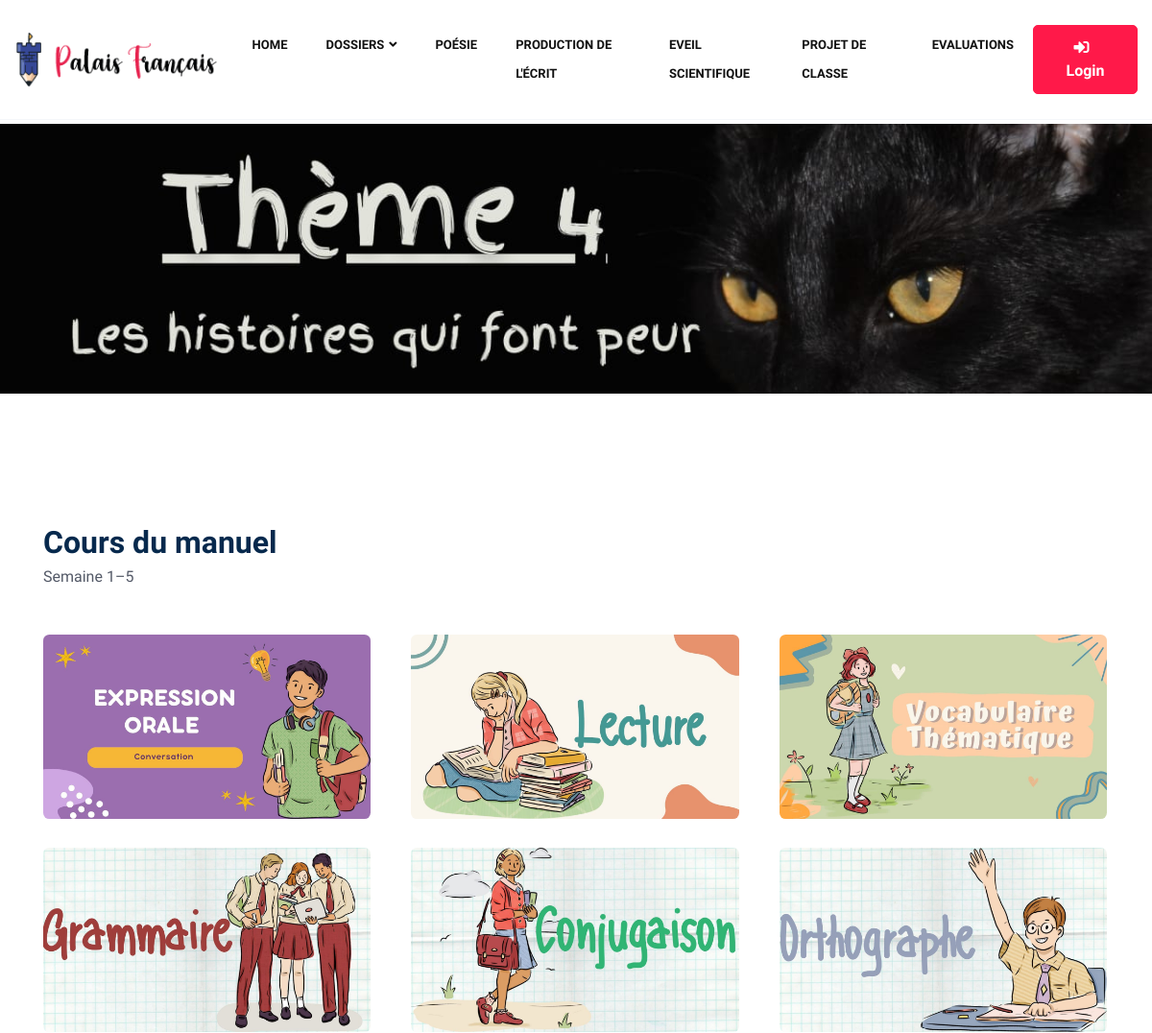
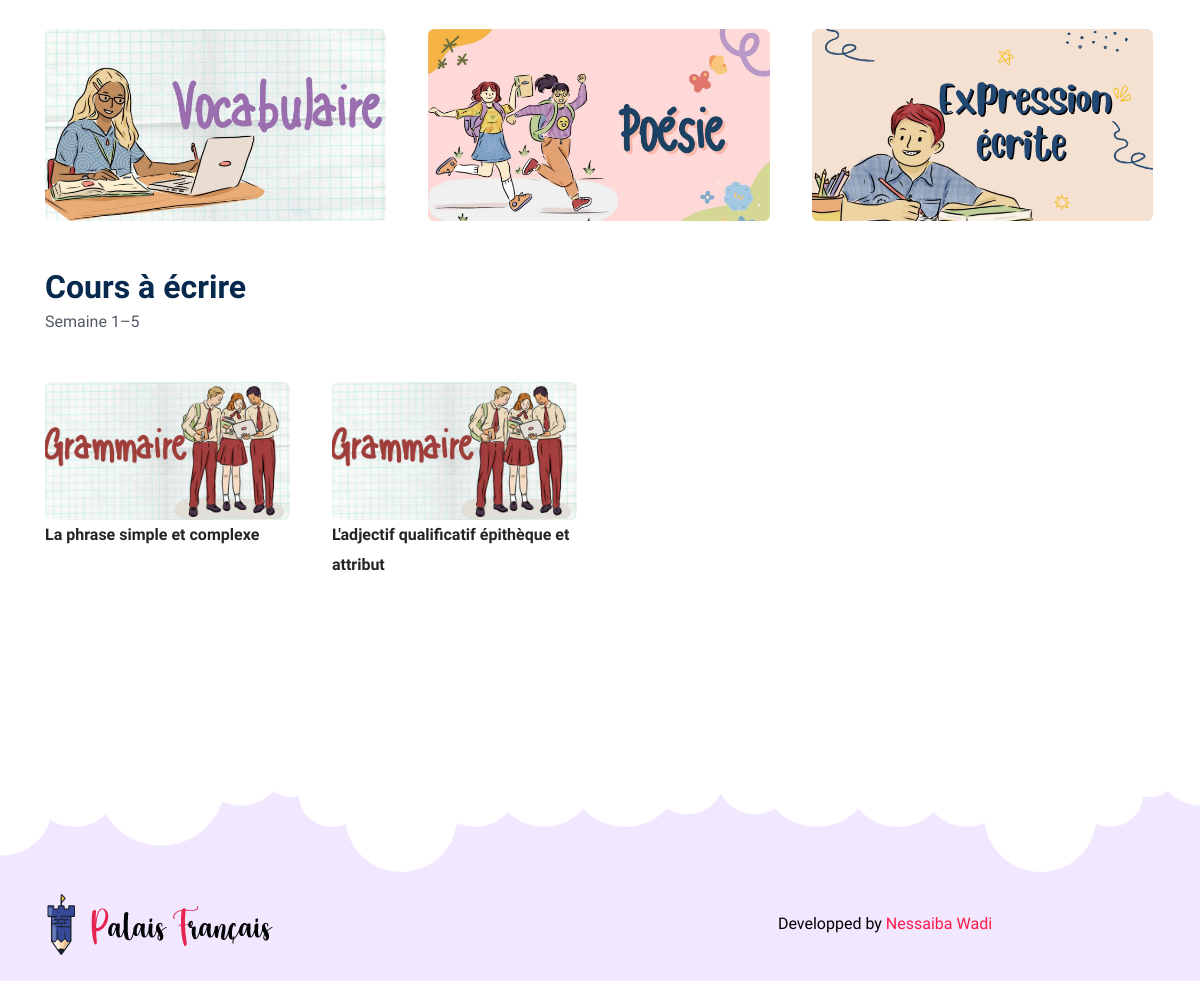
The page /Palais-Français/theme10.php on the database its author committed (2 pictures, top to bottom).
### tables this page shows
CREATE TABLE `courses` (
  `course_id` int(11) NOT NULL,
  `theme_id` int(11) DEFAULT NULL,
  `course_name` varchar(255) DEFAULT NULL,
  `course_pdf` varchar(255) DEFAULT NULL,
  `picture` varchar(255) DEFAULT NULL
);

CREATE TABLE `writingcourses` (
  `id` int(11) NOT NULL,
  `theme_id` int(11) DEFAULT NULL,
  `course_name` varchar(255) DEFAULT NULL,
  `course_pdf` varchar(255) DEFAULT NULL,
  `picture` varchar(255) DEFAULT NULL
);

### Palais-Français/theme10.php (the view, shortened to what this page needs)
<!DOCTYPE html>
<html lang="zxx">
<head>
    <link rel="stylesheet" href="assets/vendors/bootstrap/bootstrap.css">
    <link rel="stylesheet" href="assets/vendors/fontawesome/css/all.css">
    <link rel="stylesheet" href="assets/vendors/bicon/css/bicon.min.css">
    <link rel="stylesheet" href="assets/vendors/themify/themify-icons.css">
    <link rel="stylesheet" href="assets/vendors/animate-css/animate.css">
    <link rel="stylesheet" href="assets/vendors/woocommerce/woocommerce-layouts.css">
    <link rel="stylesheet" href="assets/vendors/woocommerce/woocommerce-small-screen.css">
    <link rel="stylesheet" href="assets/vendors/woocommerce/woocommerce.css">
    <link rel="stylesheet" href="assets/vendors/owl/assets/owl.carousel.min.css">
    <link rel="stylesheet" href="assets/vendors/owl/assets/owl.theme.default.min.css">
    <link rel="stylesheet" href="assets/css/style.css">
    <link rel="stylesheet" href="assets/css/responsive.css">
</head>
<body id="top-header">
<?php include "header2.php" ?>
<section class="page-header-12">
</section>
<main class="site-main page-wrapper woocommerce">
    <section class="space-3">
        <div class="container">
            <div class="row">
                <div class="col-lg-12 mb-4 mb-lg-0">
                    <div class="section-title">
                        <h2 class="title d-block text-left-sm">Cours du manuel</h2>
                        <p class="woocommerce-result-count"> Semaine 1–5</p>
                    </div>
                    <ul class="products columns-3">
                        <?php
                        include "conn.php";
                        $theme_id = 13;
                        $resultCourses = $mysqli->query("SELECT * FROM Courses WHERE theme_id = $theme_id");
                        $counter = 0;
                        while ($course = $resultCourses->fetch_assoc()) {
                            $counter++;
                            $class = ($counter % 3 == 0) ? 'product last' : 'product';
                            ?>
                            <li class="<?php echo $class; ?>">
                                <div class="product-wrap">
                                    <?php echo '<a href="' . $course['course_pdf'] . '" target="_blank" class=""><img src="' . $course['picture'] . '" alt=""></a>'; ?>
                                </div>
                            </li>
                            <?php
                        }?>
                    </ul>
                </div>
            </div>
        </div>
    </section>
    <section class="space-3">
        <div class="container">
            <div class="row">
                <div class="col-lg-12 mb-4 mb-lg-0">
                    <div class="section-title">
                        <h2 class="title d-block text-left-sm">Cours à écrire</h2>
                        <p class="woocommerce-result-count"> Semaine 1–5</p>
                    </div>
                    <ul class="products columns-4">
                        <?php
                        include "conn.php";
                        $theme_id = 13;
                        $resultsCourses = $mysqli->query("SELECT * FROM writingcourses WHERE theme_id = $theme_id");
                        $counter = 0;
                        while ($courses = $resultsCourses->fetch_assoc()) {
                            $counter++;
                            $class = ($counter % 4 == 0) ? 'product last' : 'product';
                            ?>
                            <li class="<?php echo $class; ?>">
                                <div class="product-wrap">
                                    <?php echo '<a href="' . $courses['course_pdf'] . '" target="_blank" class=""><img src="' . $courses['picture'] . '" alt=""></a>'; ?>
                                </div>
                                <span class="price">
                                <span class="woocommerce-Price-amount amount">
                                     <?php echo $courses['course_name'] ?>
                                </span>
                            </span>
                            </li>
                            <?php
                        }  ?>
                    </ul>
                </div>
            </div>
        </div>
    </section>
</main>
<?php include "footer.php" ?>
<div class="fixed-btm-top">
</div>
</body>
</html>

### rows shown on the page
courses: picture (picture)
courses: picture (picture)
courses: picture (picture)
courses: picture (picture)
courses: picture (picture)
courses: picture (picture)
courses: picture (picture)
courses: picture (picture)
courses: picture (picture)
writingcourses: picture (picture), course_name "La phrase simple et complexe"
writingcourses: picture (picture), course_name "L'adjectif qualificatif épithèque et attribut"
